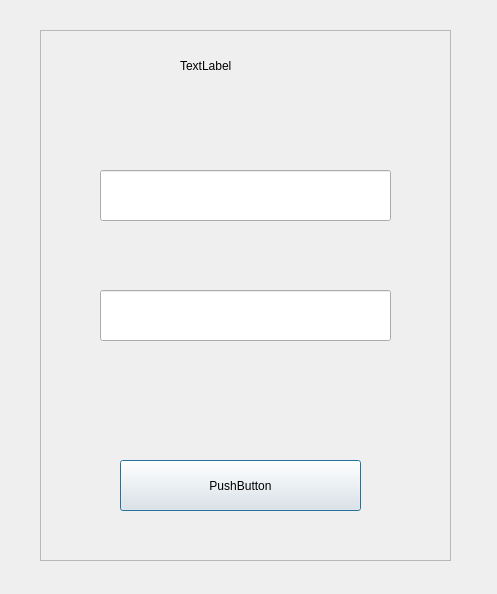
<?xml version="1.0" encoding="UTF-8"?>
<ui version="4.0">
 <class>LoginWindow</class>
 <widget class="QDialog" name="LoginWindow">
  <property name="geometry">
   <rect>
    <x>0</x>
    <y>0</y>
    <width>497</width>
    <height>594</height>
   </rect>
  </property>
  <property name="windowTitle">
   <string>Dialog</string>
  </property>
  <property name="styleSheet">
   <string notr="true">*{
	font-family:century gothic;
	font-size:24px;
	background:url(L:/UNI/Projects/Project one/Grind/Project\QT/data\images/Car_Background_Login_00.png);
}

QFrame
{
	background:#333;
	border-radius:20px;
}

#Form
{
background:url(L:/UNI/Projects/Project one/Grind/Project\QT/data\images/Car_Background_Login_00.png);
}

QPushButton
{
	background:red;
	border-radius:10px;
}

QLable
{
	color:white;
}

QPushButton
{
	color:white;
	border-radius:15px;
}

QPushButton:hover
{
	color:#333;
	border-radius:15px;
	background:#49ebff;
}

QLneEdit
{
	background:transparent;
	border:none;
	color:#717072;
	border-bottom:px solid #717072;
}</string>
  </property>
  <widget class="QFrame" name="frame">
   <property name="geometry">
    <rect>
     <x>40</x>
     <y>30</y>
     <width>411</width>
     <height>531</height>
    </rect>
   </property>
   <property name="styleSheet">
    <string notr="true"/>
   </property>
   <property name="frameShape">
    <enum>QFrame::StyledPanel</enum>
   </property>
   <property name="frameShadow">
    <enum>QFrame::Raised</enum>
   </property>
   <widget class="QPushButton" name="pushButton">
    <property name="geometry">
     <rect>
      <x>80</x>
      <y>430</y>
      <width>241</width>
      <height>51</height>
     </rect>
    </property>
    <property name="styleSheet">
     <string notr="true"/>
    </property>
    <property name="text">
     <string>PushButton</string>
    </property>
   </widget>
   <widget class="QLineEdit" name="lineEdit">
    <property name="geometry">
     <rect>
      <x>60</x>
      <y>140</y>
      <width>291</width>
      <height>51</height>
     </rect>
    </property>
    <property name="styleSheet">
     <string notr="true">QLineEdit
{
	background:none;
}</string>
    </property>
   </widget>
   <widget class="QLineEdit" name="lineEdit_2">
    <property name="geometry">
     <rect>
      <x>60</x>
      <y>260</y>
      <width>291</width>
      <height>51</height>
     </rect>
    </property>
    <property name="styleSheet">
     <string notr="true"/>
    </property>
   </widget>
   <widget class="QLabel" name="label_2">
    <property name="geometry">
     <rect>
      <x>90</x>
      <y>360</y>
      <width>211</width>
      <height>51</height>
     </rect>
    </property>
    <property name="styleSheet">
     <string notr="true">QLabel
{
	color:#ffffff;
}</string>
    </property>
    <property name="text">
     <string/>
    </property>
   </widget>
   <widget class="QLabel" name="label_3">
    <property name="geometry">
     <rect>
      <x>80</x>
      <y>60</y>
      <width>271</width>
      <height>71</height>
     </rect>
    </property>
    <property name="text">
     <string/>
    </property>
   </widget>
   <widget class="QLabel" name="label">
    <property name="geometry">
     <rect>
      <x>140</x>
      <y>10</y>
      <width>141</width>
      <height>51</height>
     </rect>
    </property>
    <property name="text">
     <string>TextLabel</string>
    </property>
   </widget>
  </widget>
 </widget>
 <resources/>
 <connections/>
</ui>
